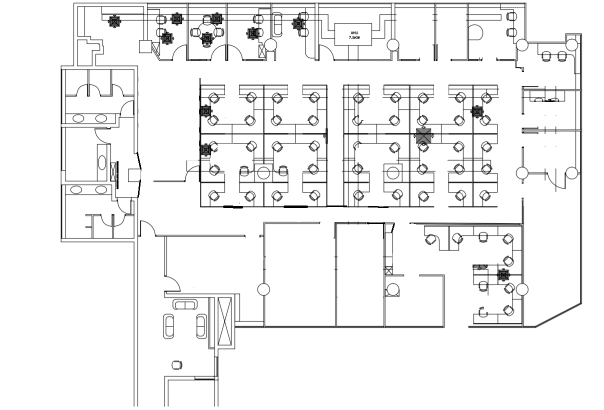
%> input picture office_map.png, 1208 x 819 px (shown at 1/2 size)
$ octave office_planning_algo.m   (GNU Octave 9; MATLAB toolbox functions it lacks are replaced by stand-ins)
%> lines starting %> are read from the running program, lines starting %| are printed output that depends on the picture; in (x1, y1, x2, y2) boxes, pixels count from 0 and x2, y2 are one past the last pixel; in counts of white or black regions, pixels touching at a corner belong together; the program's own positions count from 1
clear all;
close all;

I = imread('office_map.png');
%> I is the input picture: size 819x1208x3 uint8; min 0, max 255, mean 240.6
I = rgb2gray(I);
%> I: size 819x1208 uint8
I = im2bw(I,0.5);
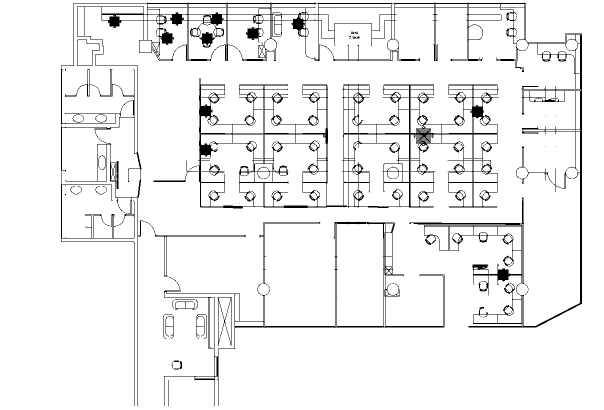
%> I: size 819x1208 logical (shown at 1/2 size); 94.1% white; 58 black regions (33 under 20 px), largest, box (x1, y1, x2, y2) and area: (122, 5, 1164, 813) 24826, (307, 156, 998, 417) 20627, (328, 443, 889, 813) 5150
I = ~I;
I=imdilate(I,strel('square',2));
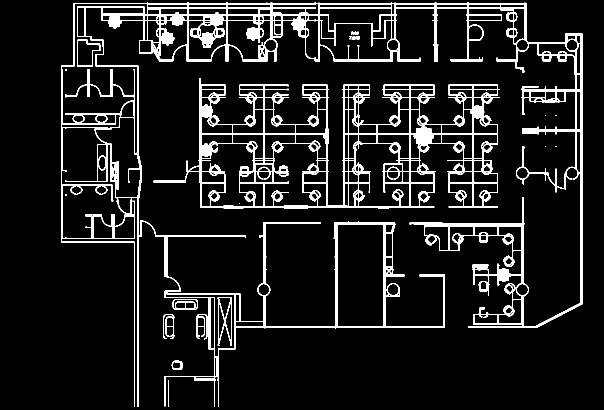
%> I: size 819x1208 logical (shown at 1/2 size); 9.7% white; 21 white regions (7 under 20 px), largest, box (x1, y1, x2, y2) and area: (122, 5, 1165, 814) 59327, (307, 156, 999, 418) 33779, (435, 594, 464, 692) 836
imshow(I)

d = bwdist(I);
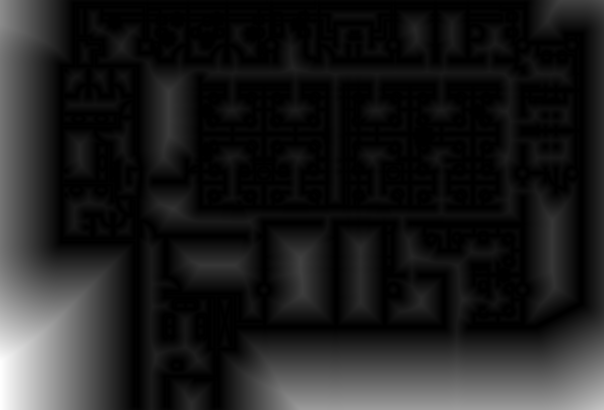
%> d: size 819x1208 single (shown at 1/2 size); min 0, max 268.1, mean 31.7; drawn with min black and max white

[rows,cols] = size(I);
%> rows = 819; cols = 1208
[x,y] = meshgrid(1:cols,1:rows);
start_coords = [493,818];
dist_coords  = [88,242];

start = [818,493];
goal = [242,88];

% Rescale and transform distances
d2 = (d/15) + 1;
d0 = 2;
nu = 900;
repulsive = nu*((1./d2 - 1/d0).^2);
repulsive (d2 > d0) = 0;
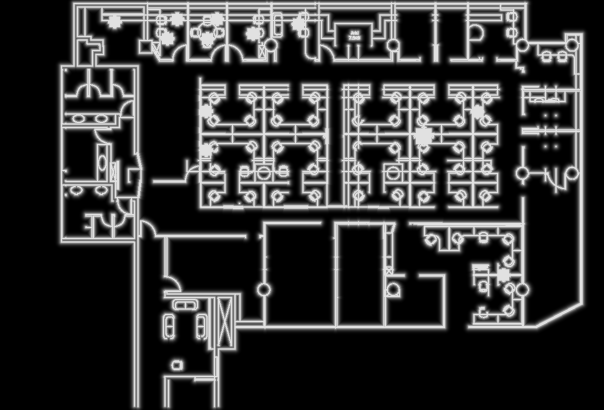
%> repulsive: size 819x1208 single (shown at 1/2 size); min 0, max 225, mean 52.6

% Display repulsive potential
figure;
m = mesh(repulsive');
m.FaceLighting = 'phong';
axis equal;
title ('Repulsive Potential');

%% Compute attractive force
goal = dist_coords;
xi = 1/6000;
attractive = xi * ( (x - goal(1)).^2 + (y - goal(2)).^2 );
figure;
m = mesh (attractive);
m.FaceLighting = 'phong';
axis equal;
title ('Attractive Potential');
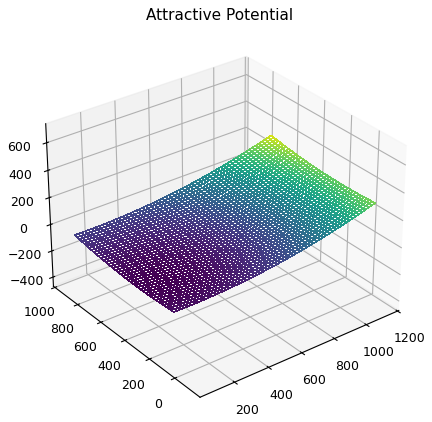
%> figure redrawn from the program's plot data

%% Combine terms
f = attractive' + repulsive';
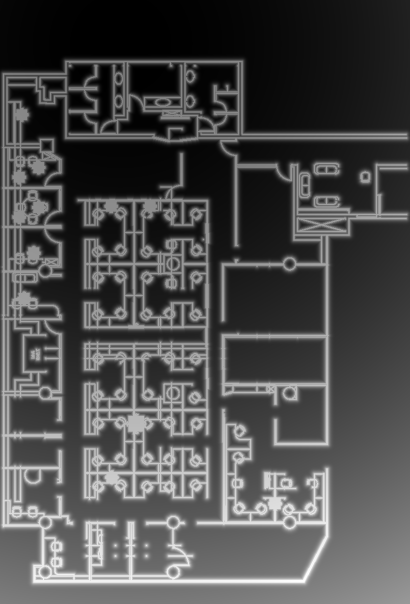
%> f: size 1208x819 single (shown at 1/2 size); min 0, max 440.8, mean 131.4; drawn with min black and max white
figure;
m = mesh (f);
m.FaceLighting = 'phong';
axis equal;
title ('Total Potential');
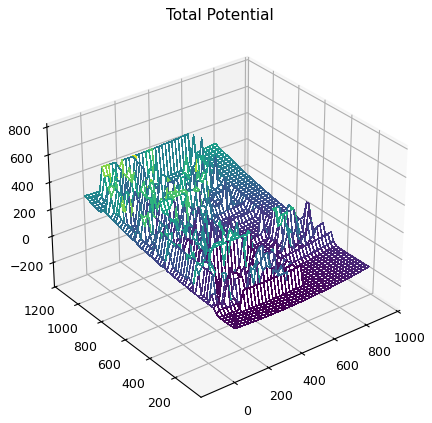
%> figure redrawn from the program's plot data

%%path planning
%> (the run ends here)
